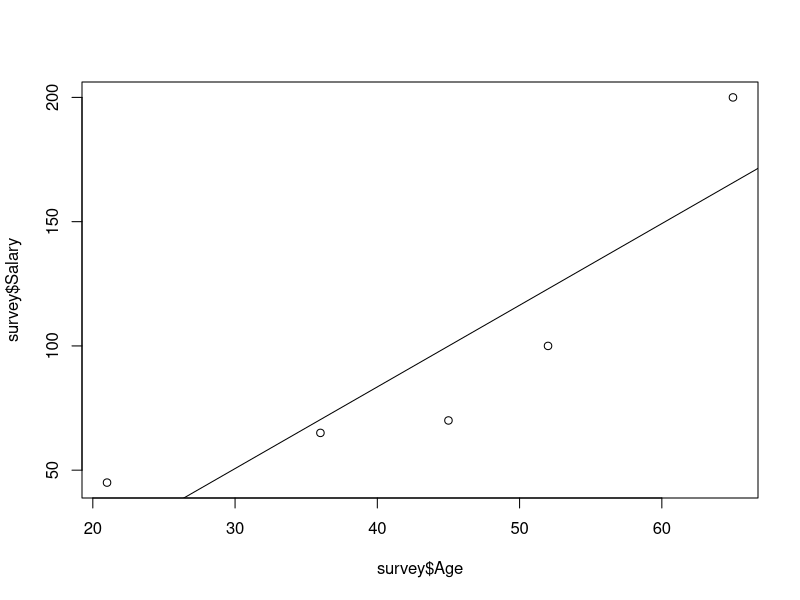
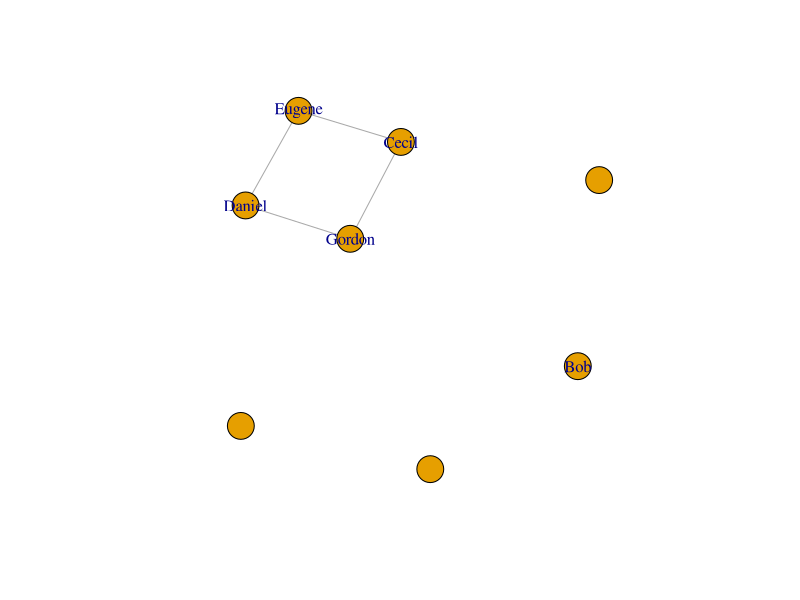
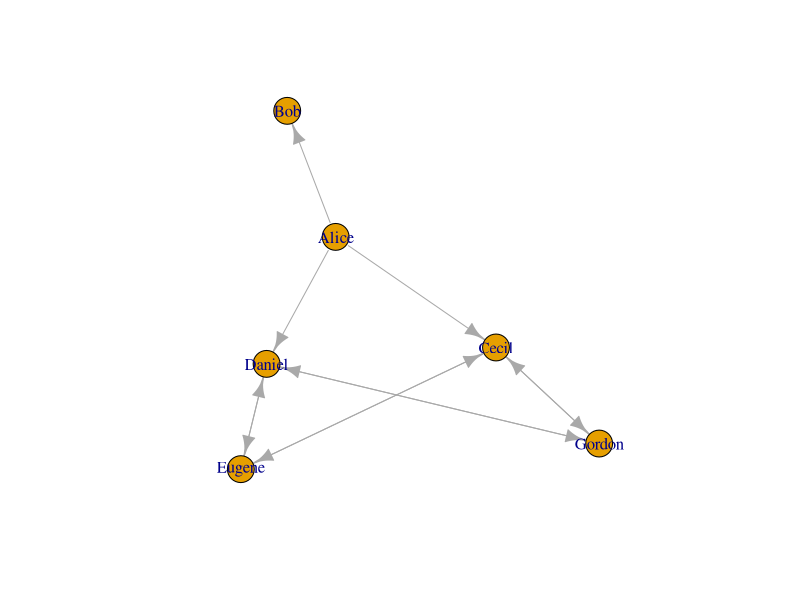

These charts were generated, in order, by the following R code: (Note: this script raises an error after producing the figures.)

pause <- function() {}

### R objects, (real) numbers
a <- 3
a
b <- 4
b
a+b

pause()

### Case sensitive
A <- 16
a
A

pause()

### Vector objects
a <- c(1,2,3,4,5,6,7,8,9,10)
a
b <- 1:100
b
a[1]
b[1:5]
a[1] <- 10
a
a[1:4] <- 2
a

pause()

### Vector arithmetic
a * 2 + 1

pause()

### Functions
ls()
length(a)
mean(a)
sd(a)
sd
c

pause()

### Getting help
# ?sd
# ??"standard deviation"
# RSiteSearch("network betweenness")

pause()

### Classes
class(2)
class(1:10)
class(sd)

pause()

### Character vectors
char.vec <- c("this", "is", "a", "vector", "of", "characters")
char_vec <- char.vec
char.vec[1]

pause()

### Index vectors
age <- c(45, 36, 65, 21, 52, 19)
age[1]
age[1:5]
age[c(2,5,6)]

b[ seq(1,100,by=2) ]

pause()

### Named vectors
names(age) <- c("Alice", "Bob", "Cecil", "David", "Eve", "Fiona")
age
age["Bob"]
age[c("Eve", "David", "David")]

pause()

### Indexing with logical vectors
age[c(FALSE, TRUE, FALSE, TRUE, FALSE, TRUE)]
names(age)[ age>40 ]
age > 40

pause()

### Matrices
M <- matrix(1:20, 10, 2)
M
M2 <- matrix(1:20, 10, 2, byrow=TRUE)   ## Named argument!
M2
M[1,1]
M[1,]
M[,1]
M[1:5,2]

pause()

### Generic functions
sd(a)
sd(M)
class(a)
class(M)

pause()

### Lists
l <- list(1:10, "Hello!", diag(5))
l
l[[1]]
l[2:3]
l
l2 <- list(A=1:10, H="Hello!", M=diag(5))
l2
l2$A
l2$M

pause()

### Factors
countries <- c("SUI", "USA", "GBR", "GER", "SUI",
               "SUI", "GBR", "GER", "FRA", "GER")
countries
fcountries <- factor(countries)
fcountries
levels(fcountries)

pause()

### Data frames
survey <- data.frame(row.names=c("Alice", "Bob", "Cecil", "David", "Eve"),
                     Sex=c("F","M","F","F","F"),
                     Age=c(45,36,65,21,52),
                     Country=c("SUI", "USA", "SUI", "GBR", "USA"),
                     Married=c(TRUE, FALSE, FALSE, TRUE, TRUE),
                     Salary=c(70, 65, 200, 45, 100))
survey
survey$Sex
plot(survey$Age, survey$Salary)
AS.model <- lm(Salary ~ Age, data=survey)
AS.model
summary(AS.model)
abline(AS.model)

tapply(survey$Salary, survey$Country, mean)

pause()

### Packages
# install.packages("igraph")
# library(help="igraph")
library(igraph)
sessionInfo()

pause()

### Graphs
## Create a small graph, A->B, A->C, B->C, C->E, D
## A=1, B=2, C=3, D=4, E=5
g <- graph( c(1,2, 1,3, 2,3, 3,5), n=5 )

pause()

### Print a graph to the screen
g

pause()

### Create an undirected graph as well
## A--B, A--C, B--C, C--E, D
g2 <- graph( c(1,2, 1,3, 2,3, 3,5), n=5, dir=FALSE )
g2

pause()

### Is this object an igraph graph?
is_igraph(g)
is_igraph(1:10)

pause()

### Summary, number of vertices, edges
summary(g)
vcount(g)
ecount(g)

pause()

### Is the graph directed?
is_directed(g)
is_directed(g2)

pause()

### Convert from directed to undirected
as.undirected(g)

pause()

### And back
as.directed(as.undirected(g))

pause()

### Multiple edges
g <- graph( c(1,2,1,2, 1,3, 2,3, 4,5), n=5 )
g

is_simple(g)
which_multiple(g)

pause()

### Remove multiple edges
g <- simplify(g)
is_simple(g)

pause()

### Loop edges
g <- graph( c(1,1,1,2, 1,3, 2,3, 4,5), n=5 )
g

is_simple(g)
which_loop(g)

pause()

### Remove loop edges
g <- simplify(g)
is_simple(g)

pause()

### Naming vertices
g <- make_ring(10)
V(g)$name <- letters[1:10]
V(g)$name
g
print(g, v=T)

pause()

### Create undirected example graph
g2 <- graph_from_literal(Alice-Bob:Cecil:Daniel,
                Cecil:Daniel-Eugene:Gordon )
print(g2, v=T)

pause()

### Remove Alice
g3 <- delete_vertices(g2, match("Alice", V(g2)$name))

pause()

### Add three new vertices
g4 <- add_vertices(g3, 3)
print(g4, v=T)
igraph_options(print.vertex.attributes=TRUE,
               plot.layout=layout_with_fr)
g4
plot(g4)

pause()

### Add three new vertices, with names this time
g4 <- add_vertices(g3, 3, attr=list(name=c("Helen", "Ike", "Jane")))
g4

pause()

### Add some edges as well
g4 <- add_edges(g4, match(c("Helen", "Jane", "Ike", "Jane"), V(g4)$name ))
g4

pause()

### Edge sequences, first create a directed example graph
g2 <- graph_from_literal(Alice -+ Bob:Cecil:Daniel,
                Cecil:Daniel +-+ Eugene:Gordon )
print(g2, v=T)
plot(g2, layout=layout_with_kk, vertex.label=V(g2)$name)

pause()

### Sequence of all edges
E(g2)

pause()

### Edge from a vertex to another
E(g2, P=c(1,2))

pause()

### Delete this edge
g3 <- delete_edges(g2, E(g2, P=c(1,2)))
g3

pause()

### Get the id of the edge
as.vector(E(g2, P=c(1,2)))

pause()

### All adjacent edges of a vertex
E(g2)[ adj(3) ]

pause()

### Or multiple vertices
E(g2)[ adj(c(3,1)) ]

pause()

### Outgoing edges
E(g2)[ from(3) ]

pause()

### Incoming edges
E(g2)[ to(3) ]

pause()

### Edges along a path
E(g2, path=c(1,4,5))

